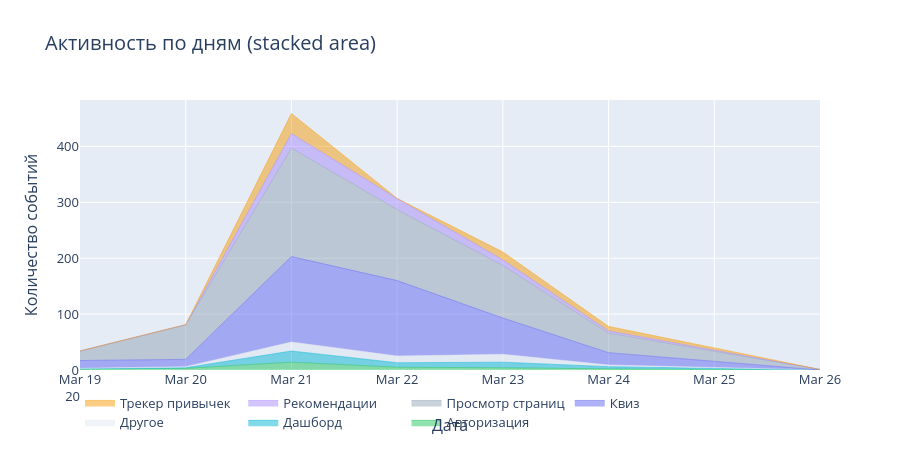

This figure's notebook cell:
### Markdown cell above
## 6. Активность во времени

- Stacked area chart — события по дням в разбивке по типам
- Heatmap «день недели x час» — когда пользователи наиболее активны

### Code cell
# 6a. Stacked area chart — события по дням
raw_events['date'] = raw_events['created_at'].dt.date

# Группируем по основным категориям
def categorize_event(event):
    if 'quiz' in event:
        return 'Квиз'
    elif 'sign' in event:
        return 'Авторизация'
    elif 'habit' in event or 'tracker' in event:
        return 'Трекер привычек'
    elif 'recommendation' in event:
        return 'Рекомендации'
    elif event in ('dashboard_view', 'dashboard_open'):
        return 'Дашборд'
    elif event == 'page_view':
        return 'Просмотр страниц'
    else:
        return 'Другое'

raw_events['category'] = raw_events['event'].apply(categorize_event)

daily_cats = raw_events.groupby(['date', 'category']).size().reset_index(name='count')
daily_pivot = daily_cats.pivot(index='date', columns='category', values='count').fillna(0)

cat_colors = {
    'Просмотр страниц': '#94a3b8',
    'Квиз': '#6366f1',
    'Авторизация': '#22c55e',
    'Рекомендации': '#a78bfa',
    'Трекер привычек': '#f59e0b',
    'Дашборд': '#06b6d4',
    'Другое': '#e2e8f0',
}

fig = go.Figure()
for cat in daily_pivot.columns:
    fig.add_trace(go.Scatter(
        x=daily_pivot.index, y=daily_pivot[cat],
        mode='lines', stackgroup='one',
        name=cat,
        line=dict(color=cat_colors.get(cat, '#94a3b8'), width=0.5),
    ))

fig.update_layout(
    title=dict(text='Активность по дням (stacked area)', font=dict(size=20)),
    xaxis_title='Дата', yaxis_title='Количество событий',
    font=dict(size=13),
    height=450, width=900,
    legend=dict(orientation='h', yanchor='bottom', y=-0.25),
)
fig.show()

### Figure 1 — Plotly figure (JSON) as saved in the notebook; plotly's stock layout.template omitted (floating-point values rounded to 4 significant figures)
{"data": [{"line": {"color": "#22c55e", "width": 0.5}, "mode": "lines", "name": "Авторизация", "stackgroup": "one", "type": "scatter", "x": ["2026-03-19", "2026-03-20", "2026-03-21", "2026-03-22", "2026-03-23", "2026-03-24", "2026-03-26"], "y": [2.0, 3.0, 14.0, 5.0, 4.0, 2.0, 0.0]}, {"line": {"color": "#06b6d4", "width": 0.5}, "mode": "lines", "name": "Дашборд", "stackgroup": "one", "type": "scatter", "x": ["2026-03-19", "2026-03-20", "2026-03-21", "2026-03-22", "2026-03-23", "2026-03-24", "2026-03-26"], "y": [0.0, 1.0, 20.0, 8.0, 10.0, 4.0, 0.0]}, {"line": {"color": "#e2e8f0", "width": 0.5}, "mode": "lines", "name": "Другое", "stackgroup": "one", "type": "scatter", "x": ["2026-03-19", "2026-03-20", "2026-03-21", "2026-03-22", "2026-03-23", "2026-03-24", "2026-03-26"], "y": [1.0, 2.0, 16.0, 12.0, 14.0, 3.0, 0.0]}, {"line": {"color": "#6366f1", "width": 0.5}, "mode": "lines", "name": "Квиз", "stackgroup": "one", "type": "scatter", "x": ["2026-03-19", "2026-03-20", "2026-03-21", "2026-03-22", "2026-03-23", "2026-03-24", "2026-03-26"], "y": [14.0, 13.0, 153.0, 135.0, 65.0, 22.0, 0.0]}, {"line": {"color": "#94a3b8", "width": 0.5}, "mode": "lines", "name": "Просмотр страниц", "stackgroup": "one", "type": "scatter", "x": ["2026-03-19", "2026-03-20", "2026-03-21", "2026-03-22", "2026-03-23", "2026-03-24", "2026-03-26"], "y": [17.0, 62.0, 194.0, 127.0, 94.0, 35.0, 1.0]}, {"line": {"color": "#a78bfa", "width": 0.5}, "mode": "lines", "name": "Рекомендации", "stackgroup": "one", "type": "scatter", "x": ["2026-03-19", "2026-03-20", "2026-03-21", "2026-03-22", "2026-03-23", "2026-03-24", "2026-03-26"], "y": [0.0, 0.0, 26.0, 20.0, 10.0, 4.0, 0.0]}, {"line": {"color": "#f59e0b", "width": 0.5}, "mode": "lines", "name": "Трекер привычек", "stackgroup": "one", "type": "scatter", "x": ["2026-03-19", "2026-03-20", "2026-03-21", "2026-03-22", "2026-03-23", "2026-03-24", "2026-03-26"], "y": [0.0, 0.0, 36.0, 0.0, 14.0, 8.0, 0.0]}], "layout": {"font": {"size": 13}, "height": 450, "legend": {"orientation": "h", "y": -0.25, "yanchor": "bottom"}, "title": {"font": {"size": 20}, "text": "Активность по дням (stacked area)"}, "width": 900, "xaxis": {"title": {"text": "Дата"}}, "yaxis": {"title": {"text": "Количество событий"}}}}
